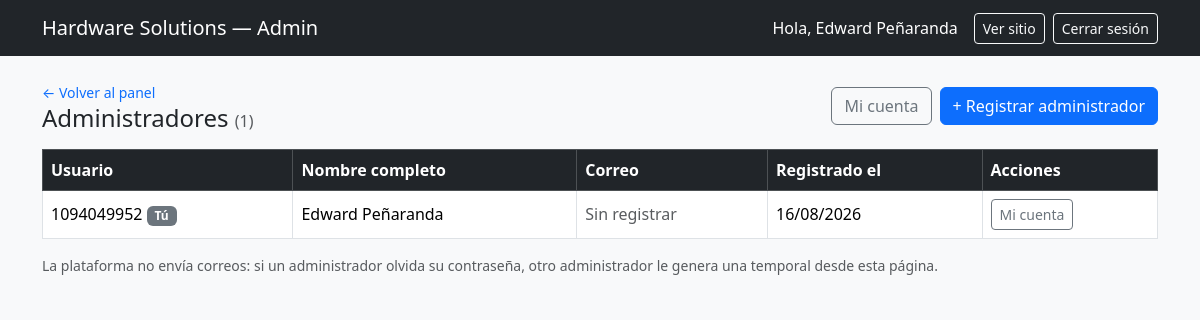
/index.php?c=administradores&a=listar (signed in), run on an earlier commit of the app's database.
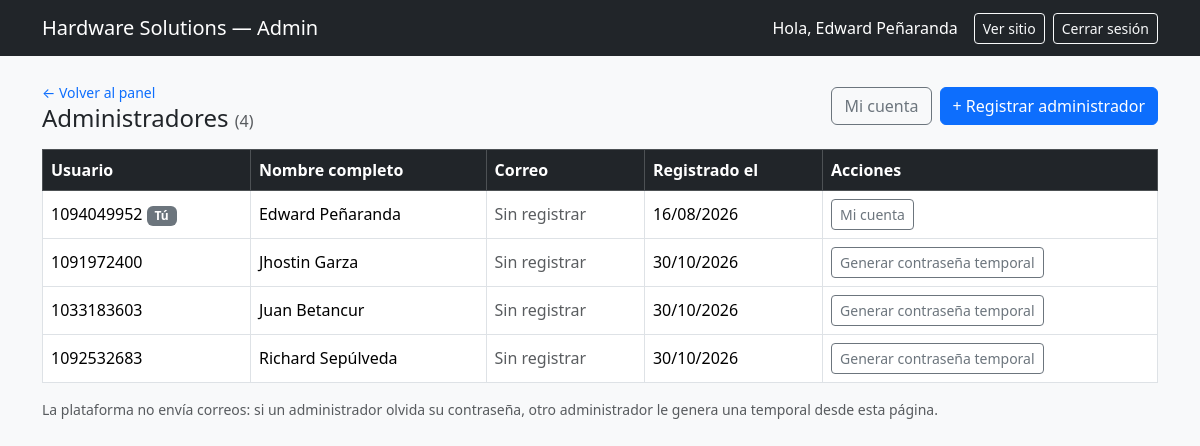
And on a later commit of the database.
### tables this page shows
CREATE TABLE `administradores` (
  `id` int NOT NULL,
  `usuario` varchar(50) NOT NULL,
  `password_hash` varchar(255) NOT NULL,
  `nombre_completo` varchar(100) DEFAULT NULL,
  `fecha_creacion` timestamp NULL DEFAULT CURRENT_TIMESTAMP
);

### nucleo/funciones.php (called while the page is built, shortened)
<?php
function e($valor): string
{
    return htmlspecialchars((string)($valor ?? ''), ENT_QUOTES, 'UTF-8');
}
function url(string $c, string $a = '', array $parametros = []): string
{
    $query = ['c' => $c];
    if ($a !== '') {
        $query['a'] = $a;
    }
    return 'index.php?' . http_build_query($query + $parametros);
}
function vista(string $__vista, array $__datos = [], string $zona = 'admin'): void
{
    extract($__datos, EXTR_SKIP);
    require RAIZ . '/vistas/plantillas/encabezado.php';
    require RAIZ . "/vistas/$__vista.php";
    require RAIZ . '/vistas/plantillas/pie.php';
}

### controladores/AdministradorControlador.php (called while the page is built, shortened)
<?php
class AdministradorControlador
{
    private Administrador $modelo;
    public function __construct(private PDO $pdo, private array $categorias)
    {
        $this->modelo = new Administrador($pdo);
    }
    public function listar(): void
    {
        vista('administradores/lista', [
            'titulo'          => 'Administradores',
            'administradores' => $this->modelo->todos(),
            'temporal'        => $this->tomarDeSesion('password_temporal'),
        ]);
    }
    private function tomarDeSesion(string $clave)
    {
        $valor = $_SESSION[$clave] ?? null;
        return $valor;
    }
}

### index.php (called while the page is built, shortened)
<?php
require_once __DIR__ . '/nucleo/funciones.php';
require_once __DIR__ . '/config/conexion.php';
$categorias = require __DIR__ . '/config/categorias.php';
$rutas = [
    'inicio'          => ['InicioControlador',        ['index', 'glosario']],
    'catalogo'        => ['CatalogoControlador',      ['index', 'detalle', 'comparar']],
    'armador'         => ['ArmadorControlador',       ['index', 'evaluar']],
    'recomendaciones' => ['RecomendacionControlador', ['index', 'generar']],
    'auth'            => ['AuthControlador',          ['login', 'logout']],
    'panel'           => ['PanelControlador',         ['index']],
    'componentes'     => ['ComponenteControlador',    ['listar', 'formulario', 'guardar', 'eliminar']],
    'armados'         => ['ArmadoControlador',        ['listar', 'formulario', 'guardar', 'eliminar']],
    'administradores' => ['AdministradorControlador', ['listar', 'formulario', 'guardar', 'contrasena', 'correo', 'restablecer']],
];
$c = $_GET['c'] ?? 'inicio';
$a = $_GET['a'] ?? ($rutas[$c][1][0] ?? '');
$controlador = new $clase($pdo, $categorias);
$controlador->$a();

### modelos/Administrador.php (called while the page is built, shortened)
<?php
class Administrador
{
    public function todos(): array
    {
        return $this->pdo->query(
            'SELECT id, usuario, nombre_completo, correo, fecha_creacion FROM administradores ORDER BY id'
        )->fetchAll();
    }
}

### vistas/administradores/lista.php (the view, shortened to what this page needs)
<div class="d-flex flex-wrap justify-content-between align-items-center gap-2 mb-3">
    <div>
        <a href="<?= e(url('panel')) ?>" class="small text-decoration-none">← Volver al panel</a>
        <h1 class="h4 mb-0">Administradores <span class="text-muted fs-6">(<?= count($administradores) ?>)</span></h1>
    </div>
    <div class="d-flex gap-2">
        <a href="<?= e(url('administradores', 'contrasena')) ?>" class="btn btn-outline-secondary">Mi cuenta</a>
        <a href="<?= e(url('administradores', 'formulario')) ?>" class="btn btn-primary">+ Registrar administrador</a>
    </div>
</div>
<div class="table-responsive">
    <table class="table table-bordered table-hover bg-white align-middle">
        <thead class="table-dark">
            <tr><th>Usuario</th><th>Nombre completo</th><th>Correo</th><th>Registrado el</th><th>Acciones</th></tr>
        </thead>
        <tbody>
            <?php foreach ($administradores as $a): $esYo = (int)$a['id'] === (int)$_SESSION['admin_id']; ?>
            <tr>
                <td><?= e($a['usuario']) ?><?= $esYo ? ' <span class="badge text-bg-secondary">Tú</span>' : '' ?></td>
                <td><?= e($a['nombre_completo']) ?></td>
                <td><?= $a['correo'] ? e($a['correo']) : '<span class="text-muted">Sin registrar</span>' ?></td>
                <td><?= e(date('d/m/Y', strtotime($a['fecha_creacion']))) ?></td>
                <td>
                    <?php if ($esYo): ?>
                        <a href="<?= e(url('administradores', 'contrasena')) ?>" class="btn btn-sm btn-outline-secondary">Mi cuenta</a>
                    <?php else: ?>
                        <form method="POST" action="<?= e(url('administradores', 'restablecer')) ?>" class="d-inline"
                              onsubmit="return confirm('Se generará una contraseña temporal para <?= e(addslashes($a['nombre_completo'] ?: $a['usuario'])) ?> y la actual dejará de servir. ¿Continuar?');">
                            <button type="submit" class="btn btn-sm btn-outline-secondary">Generar contraseña temporal</button>
                        </form>
                    <?php endif; ?>
                </td>
            </tr>
            <?php endforeach; ?>
        </tbody>
    </table>
</div>
<p class="small text-muted">La plataforma no envía correos: si un administrador olvida su contraseña, otro administrador le genera una temporal desde esta página.</p>

### vistas/plantillas/encabezado.php (shortened to what this page needs)
<!DOCTYPE html>
<html lang="es">
<head>
    <link href="https://cdn.jsdelivr.net/npm/bootstrap@5.3.3/dist/css/bootstrap.min.css" rel="stylesheet">
    <link href="https://cdn.jsdelivr.net/npm/bootstrap-icons@1.11.3/font/bootstrap-icons.min.css" rel="stylesheet">
    <link href="recursos/css/estilos.css" rel="stylesheet">
</head>
<?php if ($zona === 'admin'): ?>
<body class="bg-light">
    <nav class="navbar navbar-dark bg-dark mb-4">
        <div class="container">
            <a class="navbar-brand" href="<?= e(url('panel')) ?>">Hardware Solutions — Admin</a>
            <div class="d-flex align-items-center gap-2">
                <span class="text-white me-2 d-none d-md-inline">Hola, <?= e($_SESSION['admin_nombre'] ?? $_SESSION['admin_usuario'] ?? '') ?></span>
                <a href="<?= e(url('inicio')) ?>" class="btn btn-outline-light btn-sm">Ver sitio</a>
                <form method="POST" action="<?= e(url('auth', 'logout')) ?>" class="m-0">
                    <button type="submit" class="btn btn-outline-light btn-sm">Cerrar sesión</button>
                </form>
            </div>
        </div>
    </nav>
    <main class="container pb-5">
<?php endif; ?>

### vistas/plantillas/pie.php (shortened to what this page needs)
    </main>
</body>
</html>

### recursos/css/estilos.css (style rules this page uses)
:root { --hs-azul: #34508f; --hs-azul-oscuro: #263c70; --hs-azul-claro: #e8edf7; --hs-fondo: #f5f7fb; }

What changed in the data, as far as the page shows it:
added administradores: usuario "1091972400", nombre_completo "Jhostin Garza", shows "Sin registrar", fecha_creacion "30/10/2026"
added administradores: usuario "1033183603", nombre_completo "Juan Betancur", shows "Sin registrar", fecha_creacion "30/10/2026"
added administradores: usuario "1092532683", nombre_completo "Richard Sepúlveda", shows "Sin registrar", fecha_creacion "30/10/2026"
Also different on the page:
count($administradores): "1" → "4"
